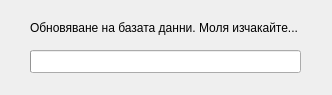
<?xml version="1.0" encoding="UTF-8"?>
<ui version="4.0">
 <class>UpdateDialogClass</class>
 <widget class="QDialog" name="UpdateDialogClass">
  <property name="geometry">
   <rect>
    <x>0</x>
    <y>0</y>
    <width>332</width>
    <height>95</height>
   </rect>
  </property>
  <property name="windowTitle">
   <string>UpdateDialog</string>
  </property>
  <widget class="QLabel" name="label">
   <property name="geometry">
    <rect>
     <x>30</x>
     <y>20</y>
     <width>281</width>
     <height>16</height>
    </rect>
   </property>
   <property name="text">
    <string>Обновяване на базата данни. Моля изчакайте...</string>
   </property>
  </widget>
  <widget class="QProgressBar" name="progressBar">
   <property name="geometry">
    <rect>
     <x>30</x>
     <y>50</y>
     <width>271</width>
     <height>23</height>
    </rect>
   </property>
   <property name="value">
    <number>0</number>
   </property>
   <property name="alignment">
    <set>Qt::AlignCenter</set>
   </property>
   <property name="format">
    <string notr="true"/>
   </property>
  </widget>
 </widget>
 <layoutdefault spacing="6" margin="11"/>
 <resources/>
 <connections/>
</ui>
